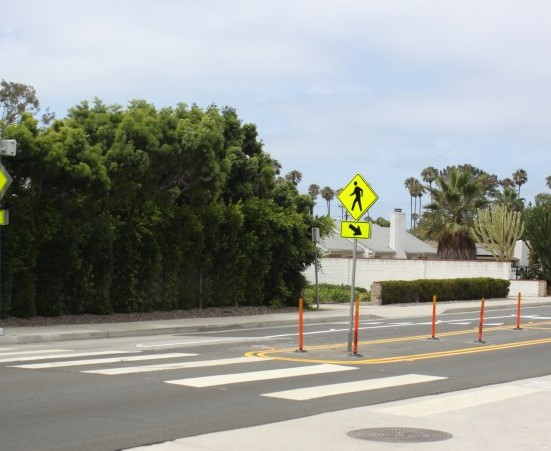
#> input picture datasets/NV_dataset/perspective images/untransformed_13.jfif, 551 x 451 px, found by its file name
$ python inverse_perspective_mapping.py
#> lines starting #> are read from the running program, lines starting #| are printed output that depends on the picture
import cv2
import numpy as np
from numpy.matrixlib.defmatrix import matrix
import matplotlib.pyplot as plt

#04
path = r"E:\Dev\DnF\Transformed dataset\dataset images\untransformed_13.jfif"

# img = plt.imread(path)
# plt.imshow(img)
# plt.show()

img = cv2.imread(path , cv2.IMREAD_COLOR)
#> img is the input picture: shape (451, 551, 3); mean B, G, R 145.5, 152, 149.1
pt1 = (171, 352)
pt2 = (446, 377)
pt3 = (8, 366)
pt4 = (301, 400)
# cv2.circle(img, pt1, 3, (0, 0, 255), -1) # 1
# cv2.circle(img, pt2, 3, (0, 255, 255), -1) # 2
# cv2.circle(img, pt3, 3, (255, 0, 255), -1) # 3
# cv2.circle(img, pt4, 3, (0, 0, 255), -1) # 4

pts1 = np.float32([pt1, pt2, pt3, pt4])
pts2 = np.float32([[100-20, 200-30], [300-20,200-30], [100-20,300-30], [300-20,300-30]])

matrix = cv2.getPerspectiveTransform(pts1, pts2)
result = cv2.warpPerspective(img, matrix, (420, 420))
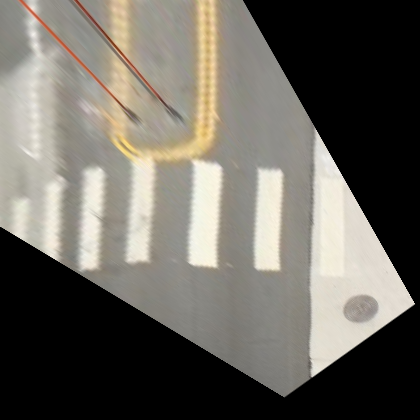
#> result: shape (420, 420, 3); mean B, G, R 95.3, 103, 106.8

cv2.imshow('transformed', result)
cv2.imwrite('transformed.png', result)


cv2.imshow('frame', img)


cv2.waitKey(0)
cv2.destroyAllWindows()

$ run again, with datasets/NV_dataset/perspective images/untransformed_00.jpg saved as datasets/NV_dataset/perspective images/untransformed_13.jfif
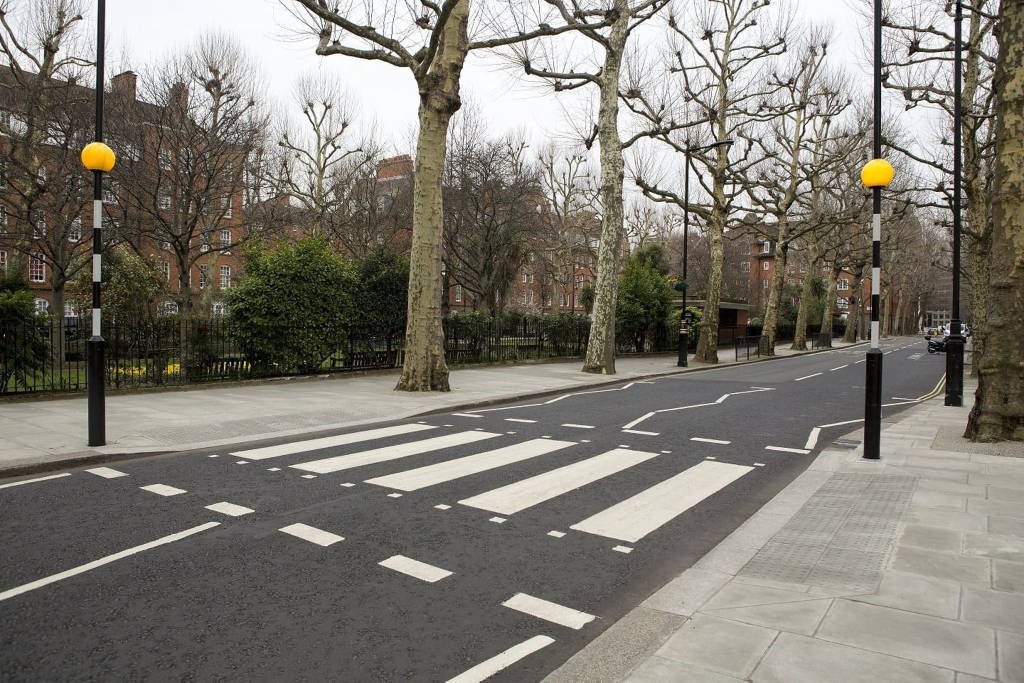
#> input picture datasets/NV_dataset/perspective images/untransformed_00.jpg, 2048 x 1365 px, found by its file name (shown at 1/2 size)
#> img is the input picture: shape (1365, 2048, 3); mean B, G, R 114.4, 122.9, 126.5
#> `result = cv2.warpPerspective(img, matrix, (420, 420))`:
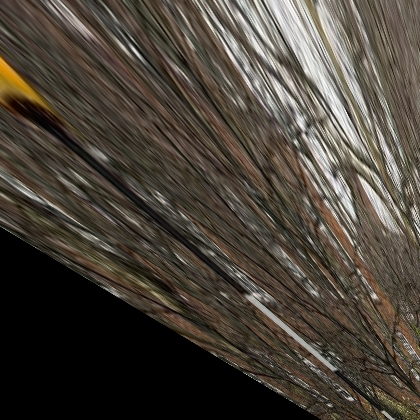
#> result: shape (420, 420, 3); mean B, G, R 57.7, 67, 74.1

$ run again, with datasets/NV_dataset/perspective images/untransformed_01.jpg saved as datasets/NV_dataset/perspective images/untransformed_13.jfif
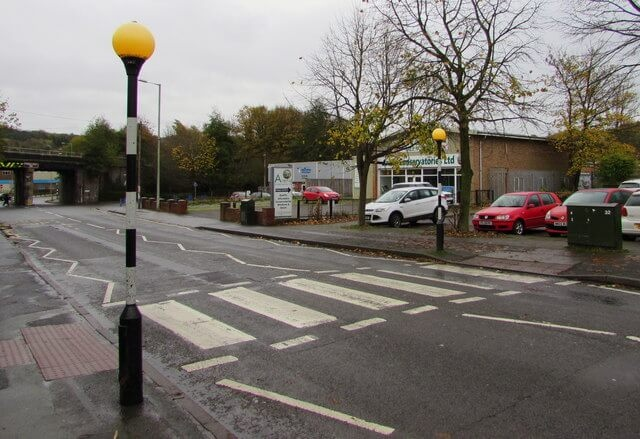
#> input picture datasets/NV_dataset/perspective images/untransformed_01.jpg, 640 x 439 px, found by its file name
#> img is the input picture: shape (439, 640, 3); mean B, G, R 109.8, 115.4, 120.5
#> `result = cv2.warpPerspective(img, matrix, (420, 420))`:
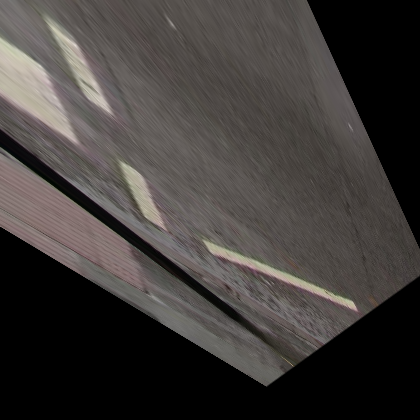
#> result: shape (420, 420, 3); mean B, G, R 57.8, 60.1, 64.2

$ run again, with datasets/NV_dataset/perspective images/untransformed_02.jpg saved as datasets/NV_dataset/perspective images/untransformed_13.jfif
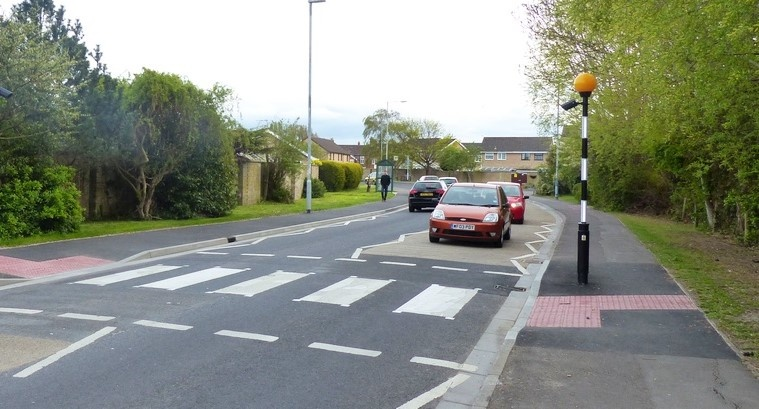
#> input picture datasets/NV_dataset/perspective images/untransformed_02.jpg, 759 x 409 px, found by its file name
#> img is the input picture: shape (409, 759, 3); mean B, G, R 131.7, 143.5, 138.5
#> `result = cv2.warpPerspective(img, matrix, (420, 420))`:
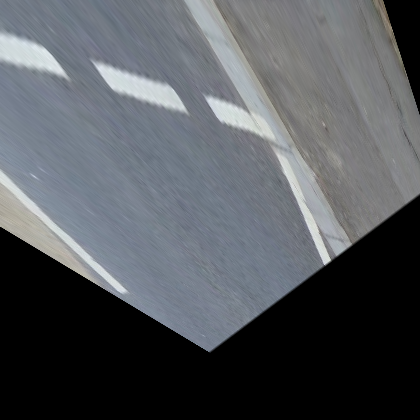
#> result: shape (420, 420, 3); mean B, G, R 92.3, 87.7, 84.1
